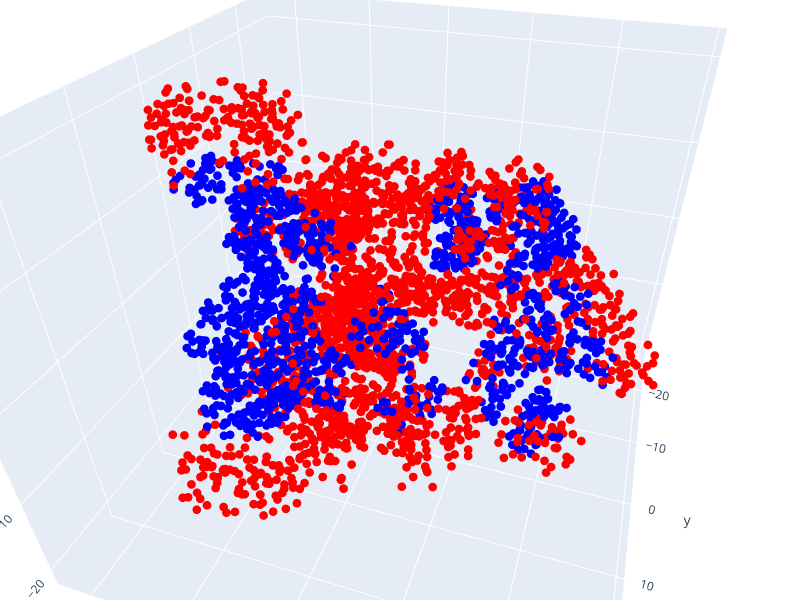

The cell this chart's notebook holds for it:
### Code cell
plot_tsne(n_components=3, fids=[250, 283, 409, 735, 873], perplexity=100)

### Figure 1 — Plotly figure (JSON) as saved in the notebook; plotly's stock layout.template omitted (floating-point values rounded to 4 significant figures; data arrays with more than 128 entries replaced by an {"elided": "..."} marker saying what was removed)
{"data": [{"hoverinfo": "text", "marker": {"color": {"elided": "3642 str values"}, "size": 3}, "mode": "markers", "text": {"elided": "3642 str values"}, "type": "scatter3d", "x": {"elided": "3642 float values"}, "y": {"elided": "3642 float values"}, "z": {"elided": "3642 float values"}}], "layout": {"autosize": false, "height": 600, "margin": {"b": 0, "l": 0, "pad": 4, "r": 0, "t": 0}, "scene": {"aspectmode": "auto", "aspectratio": {"x": 1.054, "y": 1.087, "z": 0.8728}, "camera": {"center": {"x": 0, "y": 0, "z": 0}, "eye": {"x": -0.3756, "y": 1.126, "z": 0.8407}, "projection": {"type": "perspective"}, "up": {"x": 0, "y": 0, "z": 1}}}, "width": 800}}
